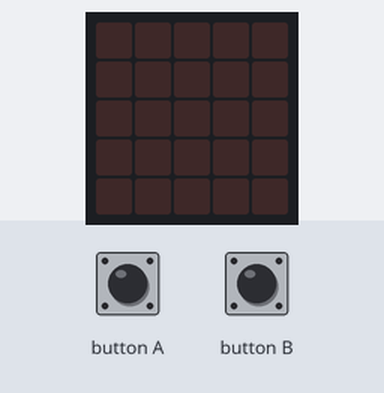
The program below on a simulated BBC micro:bit (MakeCode). Parts: the board's 5×5 LED display. Inputs (shaded band) come from the test bench.

Above: at 1.2 s.
1.3 s: button B pressed for 0.15 s
At 2.4 s:
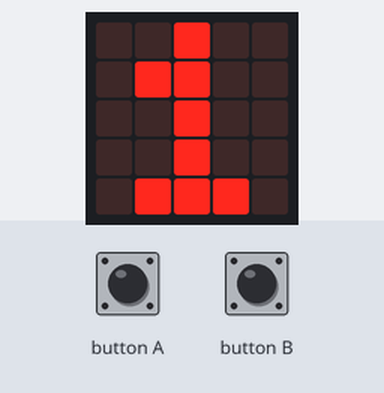
2.9 s: button B pressed for 0.15 s
At 3.6 s:
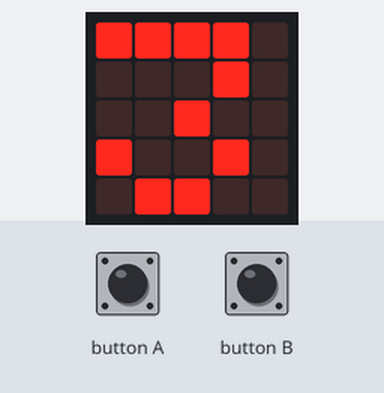
Timing chart, 0 to 5.9 s (numbered marks = the images above; inputs shaded):
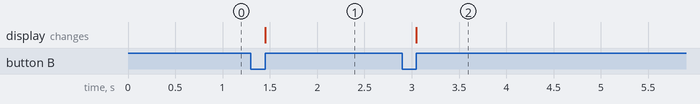

Measured:
- after the input at 1.3 s, the display: changes after 0.15 s (image 1)
- after the input at 2.9 s, the display: changes after 0.15 s (image 2)

The program:

main.ts
```typescript
let start = 0
let elapsed = 0
input.onButtonPressed(Button.A, function () {
    start = input.runningTime()
})
input.onButtonPressed(Button.B, function () {
    elapsed = input.runningTime() - start
    basic.showNumber(Math.idiv(elapsed, 1000))
})
```

test.ts
```typescript
// 在這裡測試；當此封包作為擴充功能時，將不會編譯此內容。
```
